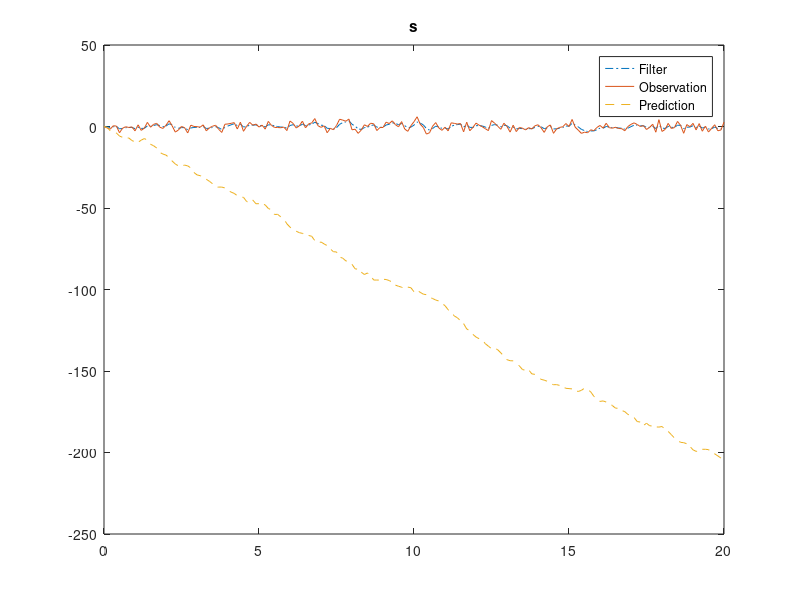
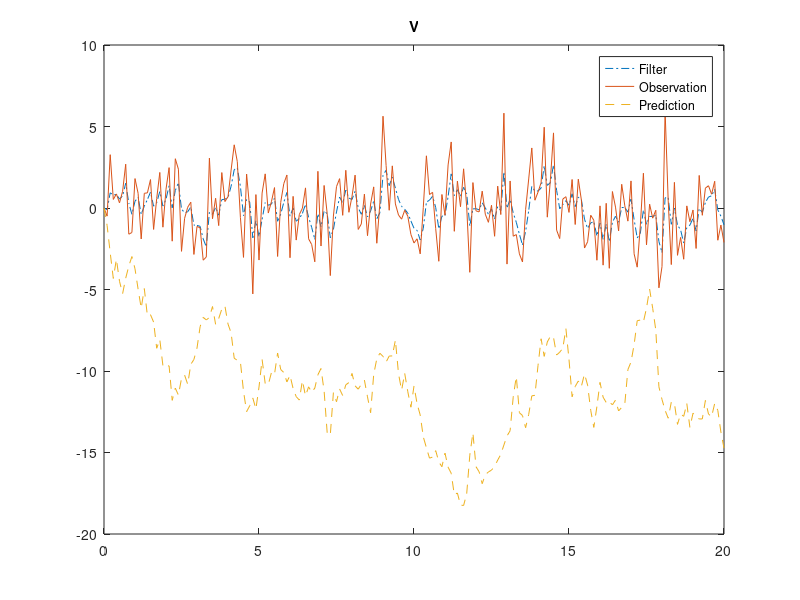

MATLAB code to generate these figures, in order:
clear all,clc
% Basic kalman filter simulation
% Author: Yunxi TANG
% Date: 21/08/2019

% state space transfer function:
% s(k)=s(k-1)+v(k-1)*dt+0.5*a*dt*dt
% v(k)=v(k-1)+a*dt;
% matrix form:
% x(k) = A*x(k-1)+B*u(k)+w(k)
% x(k) = [s(k);
%        v(k)]
% A = [1 dt;
%      0 1]
% B = [0.5*dt*dt;
%     dt]
% w(k)~N(0,Q) --> noise

% Measure Method in observe space
% z(k) = H(k)x(k)+v(k)
% z(k) --> measured vector
% H(k) --> observe matrix   
% v(k)~N(0,R) --> noise

m = 5; F = 0;
a = F / m;

dt = 0.1;
t = 0:dt:20;
len = length(t);

A = [1 dt;
     0 1];
B = [0.5*dt*dt;
     dt];
 
H = [1 0;
     0 1];
 
q = 1;
r = 2;

% experimental data
w = 0.0 + q.*randn(2,len+1,'double');
v = 0.0 + r.*randn(2,len+1,'double');

% covriance matrix
Q = [q*q 0;
     0 q*q];
R = [r^2 0;
     0 r^2];

% initialize P and K
P = [0 0;
     0 0];
K = [0 0;
     0 0];

%% initial state                 
z(:,1) = [0;0];                             %guancezhi

%% ideal condition x_ide, prediction x and sensor data z
x_ide(:,1) = [0;0];
z(:,1) = [0;0];
x(:,1) = [0;0];
for j = 2:len
    x_ide(:,j) = A*x_ide(:,j-1)+B*a;              % ideal state condtion
    x(:,j) = A*x(:,j-1) + B*a+ w(:,j-1);          % prediction data based on system kinematics
    z(:,j) = H*x_ide(:,j) + v(:,j);               % generate sensor data
end

%% filter
x_pre(:,1) = [0;0];
z_hat(:,1) = [0;0];

for k = 2:len
    
    x_pre(:,k) = A*x_pre(:,k-1) + B*a;    % one step prediction
    
    z_hat(:,k) = H * x_pre(:,k);
    
    P = A*P*A'+Q;
    
    K = P*H'/(H*P*H'+R);
    
    x_pre(:,k) = x_pre(:,k) + K*(z(:,k)-z_hat(:,k));
    
    P = P - K*H*P;  
    
end

%% Figure
figure(1);
plot(t,x_pre(1,1:len),'-.',t,z(1,1:len),t,x(1,1:len),'--');
legend('Filter','Observation','Prediction');
title('s');

figure(2);
plot(t,x_pre(2,1:len),'-.',t,z(2,1:len),t,x(2,1:len),'--');
legend('Filter','Observation','Prediction');
title('V');
